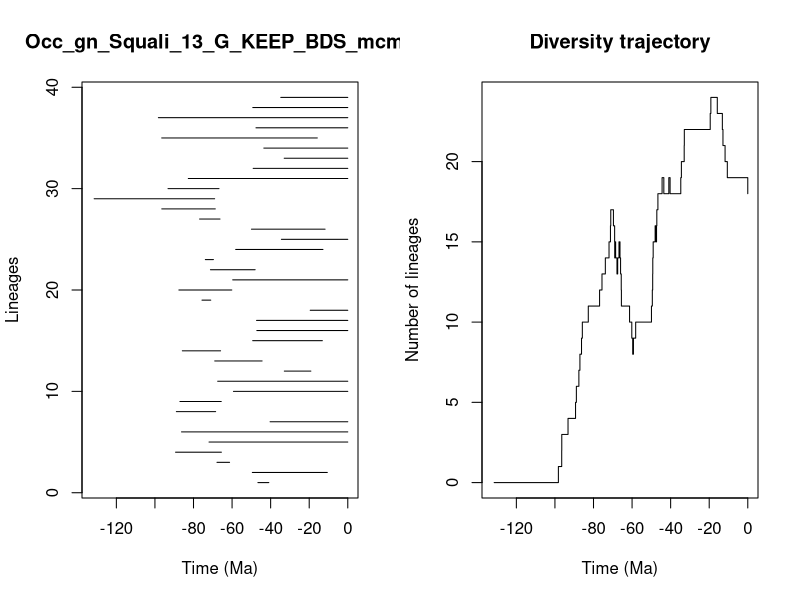

Write R code to recreate this figure.


pdf(file='../Results/Genus/5_MA_bins_EXT_EP/pyrate_mcmc_logs/Occ_gn_Squali_13_G_KEEP_BDS_mcmc_LTT.pdf',width=0.6*20, height=0.6*10)
title = "Occ_gn_Squali_13_G_KEEP_BDS_mcmc"
ts=c(46.60330357905383, 49.49990285821386,67.82760942149605,89.3096767178073,71.94894482017598,86.21464420377443,40.282070993224174,88.88329288077225,87.04270015210716,59.28597390095031,67.45963522797354,32.907387772649315,68.99247387396285,85.79059312304462,49.308279744509775,47.16554936044246,47.30658095517558,19.47875917491821,75.59934591483868,87.58284744607153,59.668402602840594,71.21148159944796,73.86184690268597,58.12919096541179,34.42730435506632,49.94942886008797,76.84639186529468,96.44841512713721,131.51678083953288,93.2079992033053,82.70122524631932,49.055739858203346,32.971379234321375,43.530856742245,96.48379355508891,47.60871603067757,98.21038778469732,49.25764536405604,34.742231757596244)
te=c(40.944356357923326, 10.609482704963073,61.29939314211235,65.53533772581416,0.0,0.0,0.0,68.52003439788278,65.61556686004225,0.0,0.0,19.145133859500977,44.43478266572152,65.96233501116804,13.184870153462557,0.0,0.0,0.0,71.04971016826823,60.14149898130431,0.0,48.037179408192145,69.66778858105684,12.868911582233647,0.0,11.773366165848037,66.26104931439889,68.71048778503851,69.04015267236142,66.78223356620602,0.0,0.0,0.0,0.0,15.808802182953098,0.0,0.0,0.0,0.0)
div_traj=c(0, 1,2,3,4,5,6,7,8,9,10,11,12,13,14,15,16,17,16,15,14,15,14,13,14,15,14,13,12,11,10,9,8,9,10,11,12,13,14,15,16,15,16,17,18,19,18,19,18,19,20,21,22,23,24,23,22,21,20,19,18)
time_events=c(131.51678083953288, 98.21038778469732,96.48379355508891,96.44841512713721,93.2079992033053,89.3096767178073,88.88329288077225,87.58284744607153,87.04270015210716,86.21464420377443,85.79059312304462,82.70122524631932,76.84639186529468,75.59934591483868,73.86184690268597,71.94894482017598,71.21148159944796,71.04971016826823,69.66778858105684,69.04015267236142,68.99247387396285,68.71048778503851,68.52003439788278,67.82760942149605,67.45963522797354,66.78223356620602,66.26104931439889,65.96233501116804,65.61556686004225,65.53533772581416,61.29939314211235,60.14149898130431,59.668402602840594,59.28597390095031,58.12919096541179,49.94942886008797,49.49990285821386,49.308279744509775,49.25764536405604,49.055739858203346,48.037179408192145,47.60871603067757,47.30658095517558,47.16554936044246,46.60330357905383,44.43478266572152,43.530856742245,40.944356357923326,40.282070993224174,34.742231757596244,34.42730435506632,32.971379234321375,32.907387772649315,19.47875917491821,19.145133859500977,15.808802182953098,13.184870153462557,12.868911582233647,11.773366165848037,10.609482704963073,0.0)
                par(mfrow=c(1,2))
                L = length(ts)
                plot(ts, 1:L , xlim=c(-max(ts)-1,0), pch=20, type="n", main=title,xlab="Time (Ma)",ylab="Lineages")
                for (i in 1:L){segments(x0=-te[i],y0=i,x1=-ts[i],y1=i)}    
                t = -time_events
                plot(div_traj ~ t,type="s", main = "Diversity trajectory",xlab="Time (Ma)",ylab="Number of lineages",xlim=c(-max(ts)-1,0))
                abline(v=c(65,200,251,367,445),lty=2,col="gray")
                
